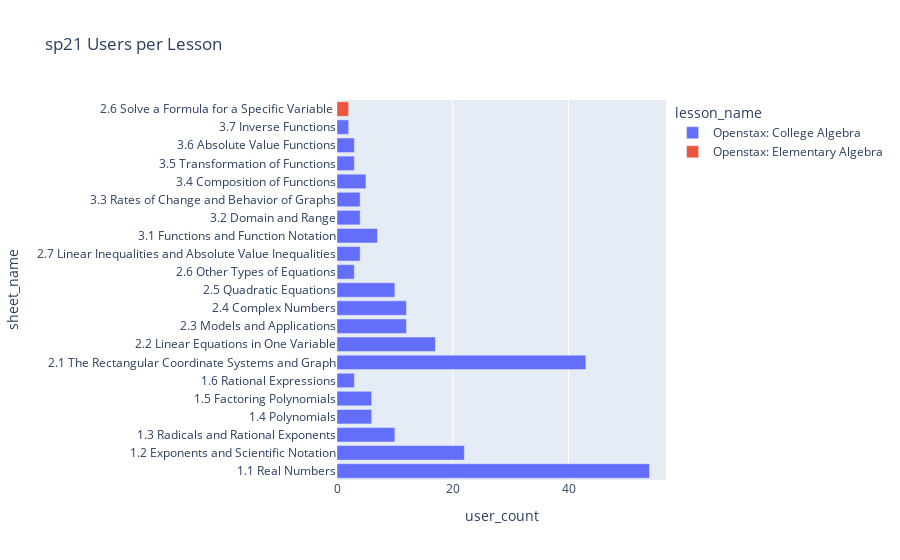
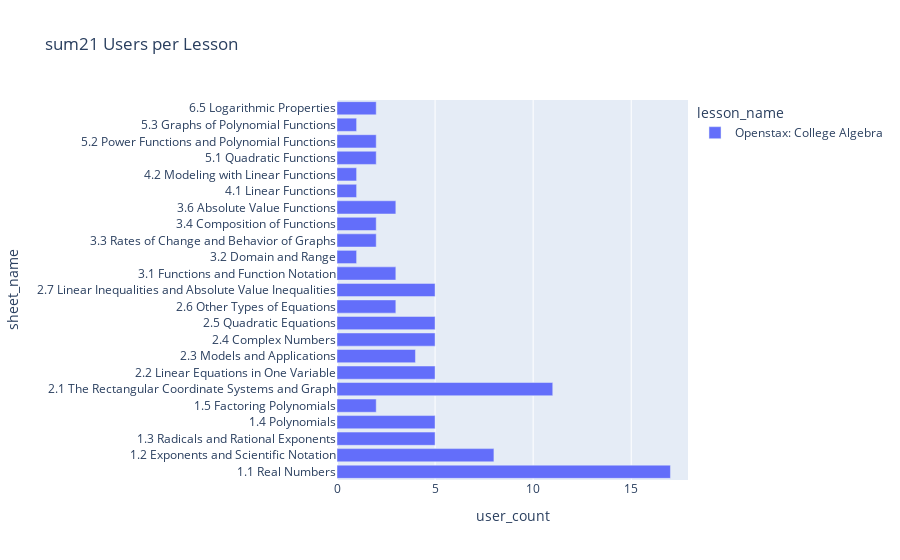
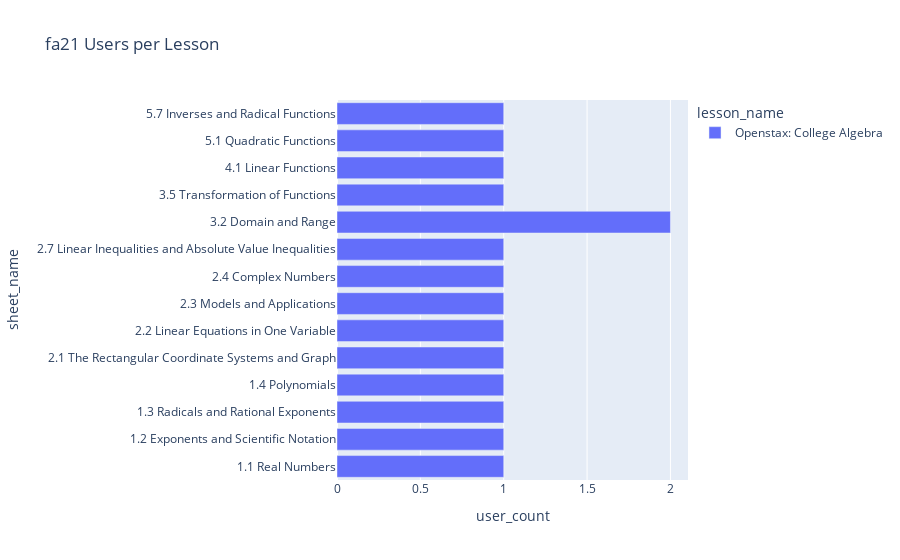

The code cell stored with these charts, in order, in its notebook:
### Code cell
# Detailed View for each semester
for i in range(4):
    count_df = user_per_lesson(data_list[i])
    fig = px.bar(count_df, x='user_count', y='sheet_name', color="lesson_name", 
             title=f"{data_name_list[i]} Users per Lesson")
    fig.show();

### Figure 1 — Plotly figure (JSON) as saved in the notebook; plotly's stock layout.template omitted (floating-point values rounded to 4 significant figures)
{"data": [{"alignmentgroup": "True", "hovertemplate": "lesson_name=Openstax: College Algebra<br>user_count=%{x}<br>sheet_name=%{y}<extra></extra>", "legendgroup": "Openstax: College Algebra", "marker": {"color": "#636efa", "pattern": {"shape": ""}}, "name": "Openstax: College Algebra", "offsetgroup": "Openstax: College Algebra", "orientation": "h", "showlegend": true, "textposition": "auto", "type": "bar", "x": [54, 22, 10, 6, 6, 3, 43, 17, 12, 12, 10, 3, 4, 7, 4, 4, 5, 3, 3, 2], "xaxis": "x", "y": ["1.1 Real Numbers", "1.2 Exponents and Scientific Notation", "1.3 Radicals and Rational Exponents", "1.4 Polynomials", "1.5 Factoring Polynomials", "1.6 Rational Expressions", "2.1 The Rectangular Coordinate Systems and Graph", "2.2 Linear Equations in One Variable", "2.3 Models and Applications", "2.4 Complex Numbers", "2.5 Quadratic Equations", "2.6 Other Types of Equations", "2.7 Linear Inequalities and Absolute Value Inequalities", "3.1 Functions and Function Notation", "3.2 Domain and Range", "3.3 Rates of Change and Behavior of Graphs", "3.4 Composition of Functions", "3.5 Transformation of Functions", "3.6 Absolute Value Functions", "3.7 Inverse Functions"], "yaxis": "y"}, {"alignmentgroup": "True", "hovertemplate": "lesson_name=Openstax: Elementary Algebra<br>user_count=%{x}<br>sheet_name=%{y}<extra></extra>", "legendgroup": "Openstax: Elementary Algebra", "marker": {"color": "#EF553B", "pattern": {"shape": ""}}, "name": "Openstax: Elementary Algebra", "offsetgroup": "Openstax: Elementary Algebra", "orientation": "h", "showlegend": true, "textposition": "auto", "type": "bar", "x": [2], "xaxis": "x", "y": ["2.6 Solve a Formula for a Specific Variable "], "yaxis": "y"}], "layout": {"barmode": "relative", "legend": {"title": {"text": "lesson_name"}, "tracegroupgap": 0}, "title": {"text": "sp21 Users per Lesson"}, "xaxis": {"anchor": "y", "domain": [0, 1], "title": {"text": "user_count"}}, "yaxis": {"anchor": "x", "domain": [0, 1], "title": {"text": "sheet_name"}}}}

### Figure 2 — Plotly figure (JSON) as saved in the notebook; plotly's stock layout.template omitted (floating-point values rounded to 4 significant figures)
{"data": [{"alignmentgroup": "True", "hovertemplate": "lesson_name=Openstax: College Algebra<br>user_count=%{x}<br>sheet_name=%{y}<extra></extra>", "legendgroup": "Openstax: College Algebra", "marker": {"color": "#636efa", "pattern": {"shape": ""}}, "name": "Openstax: College Algebra", "offsetgroup": "Openstax: College Algebra", "orientation": "h", "showlegend": true, "textposition": "auto", "type": "bar", "x": [17, 8, 5, 5, 2, 11, 5, 4, 5, 5, 3, 5, 3, 1, 2, 2, 3, 1, 1, 2, 2, 1, 2], "xaxis": "x", "y": ["1.1 Real Numbers", "1.2 Exponents and Scientific Notation", "1.3 Radicals and Rational Exponents", "1.4 Polynomials", "1.5 Factoring Polynomials", "2.1 The Rectangular Coordinate Systems and Graph", "2.2 Linear Equations in One Variable", "2.3 Models and Applications", "2.4 Complex Numbers", "2.5 Quadratic Equations", "2.6 Other Types of Equations", "2.7 Linear Inequalities and Absolute Value Inequalities", "3.1 Functions and Function Notation", "3.2 Domain and Range", "3.3 Rates of Change and Behavior of Graphs", "3.4 Composition of Functions", "3.6 Absolute Value Functions", "4.1 Linear Functions", "4.2 Modeling with Linear Functions", "5.1 Quadratic Functions", "5.2 Power Functions and Polynomial Functions", "5.3 Graphs of Polynomial Functions", "6.5 Logarithmic Properties"], "yaxis": "y"}], "layout": {"barmode": "relative", "legend": {"title": {"text": "lesson_name"}, "tracegroupgap": 0}, "title": {"text": "sum21 Users per Lesson"}, "xaxis": {"anchor": "y", "domain": [0, 1], "title": {"text": "user_count"}}, "yaxis": {"anchor": "x", "domain": [0, 1], "title": {"text": "sheet_name"}}}}

### Figure 3 — Plotly figure (JSON) as saved in the notebook; plotly's stock layout.template omitted (floating-point values rounded to 4 significant figures)
{"data": [{"alignmentgroup": "True", "hovertemplate": "lesson_name=Openstax: College Algebra<br>user_count=%{x}<br>sheet_name=%{y}<extra></extra>", "legendgroup": "Openstax: College Algebra", "marker": {"color": "#636efa", "pattern": {"shape": ""}}, "name": "Openstax: College Algebra", "offsetgroup": "Openstax: College Algebra", "orientation": "h", "showlegend": true, "textposition": "auto", "type": "bar", "x": [1, 1, 1, 1, 1, 1, 1, 1, 1, 2, 1, 1, 1, 1], "xaxis": "x", "y": ["1.1 Real Numbers", "1.2 Exponents and Scientific Notation", "1.3 Radicals and Rational Exponents", "1.4 Polynomials", "2.1 The Rectangular Coordinate Systems and Graph", "2.2 Linear Equations in One Variable", "2.3 Models and Applications", "2.4 Complex Numbers", "2.7 Linear Inequalities and Absolute Value Inequalities", "3.2 Domain and Range", "3.5 Transformation of Functions", "4.1 Linear Functions", "5.1 Quadratic Functions", "5.7 Inverses and Radical Functions"], "yaxis": "y"}], "layout": {"barmode": "relative", "legend": {"title": {"text": "lesson_name"}, "tracegroupgap": 0}, "title": {"text": "fa21 Users per Lesson"}, "xaxis": {"anchor": "y", "domain": [0, 1], "title": {"text": "user_count"}}, "yaxis": {"anchor": "x", "domain": [0, 1], "title": {"text": "sheet_name"}}}}
